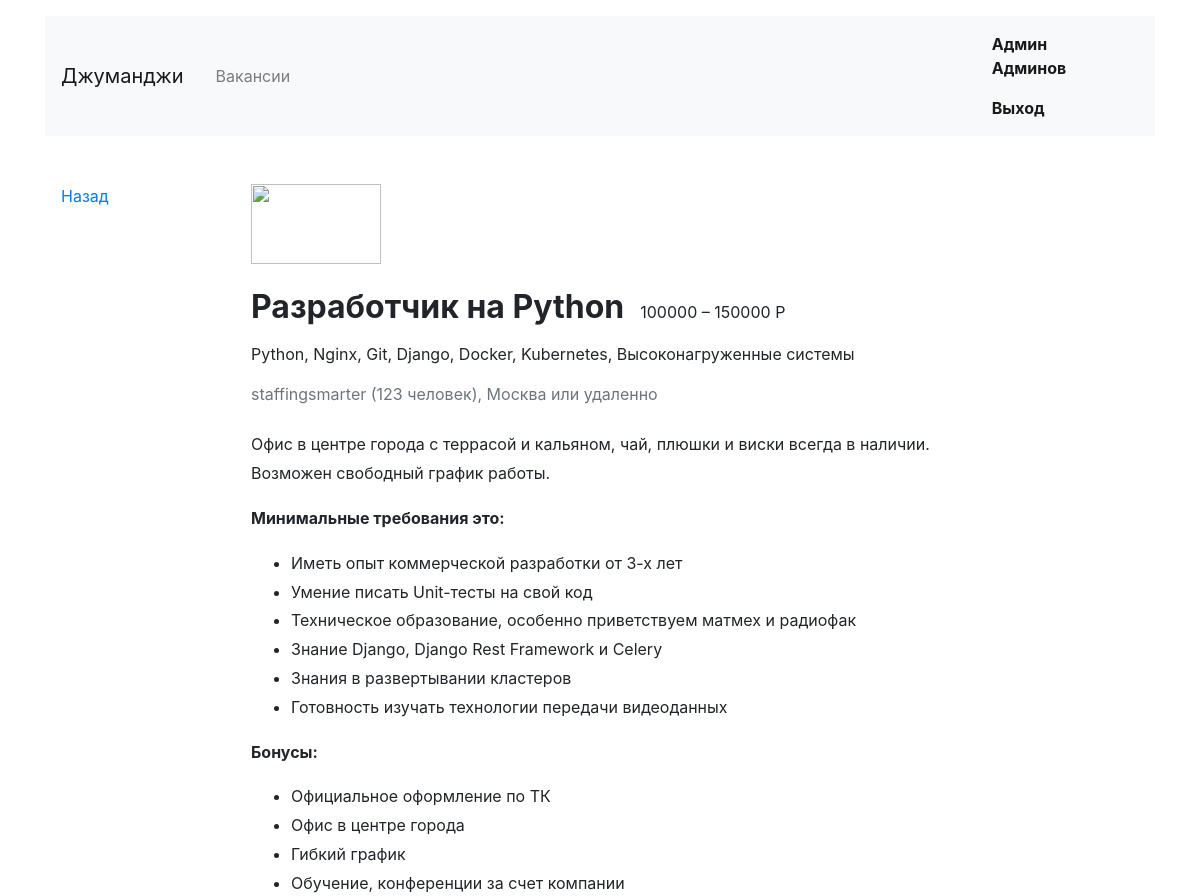
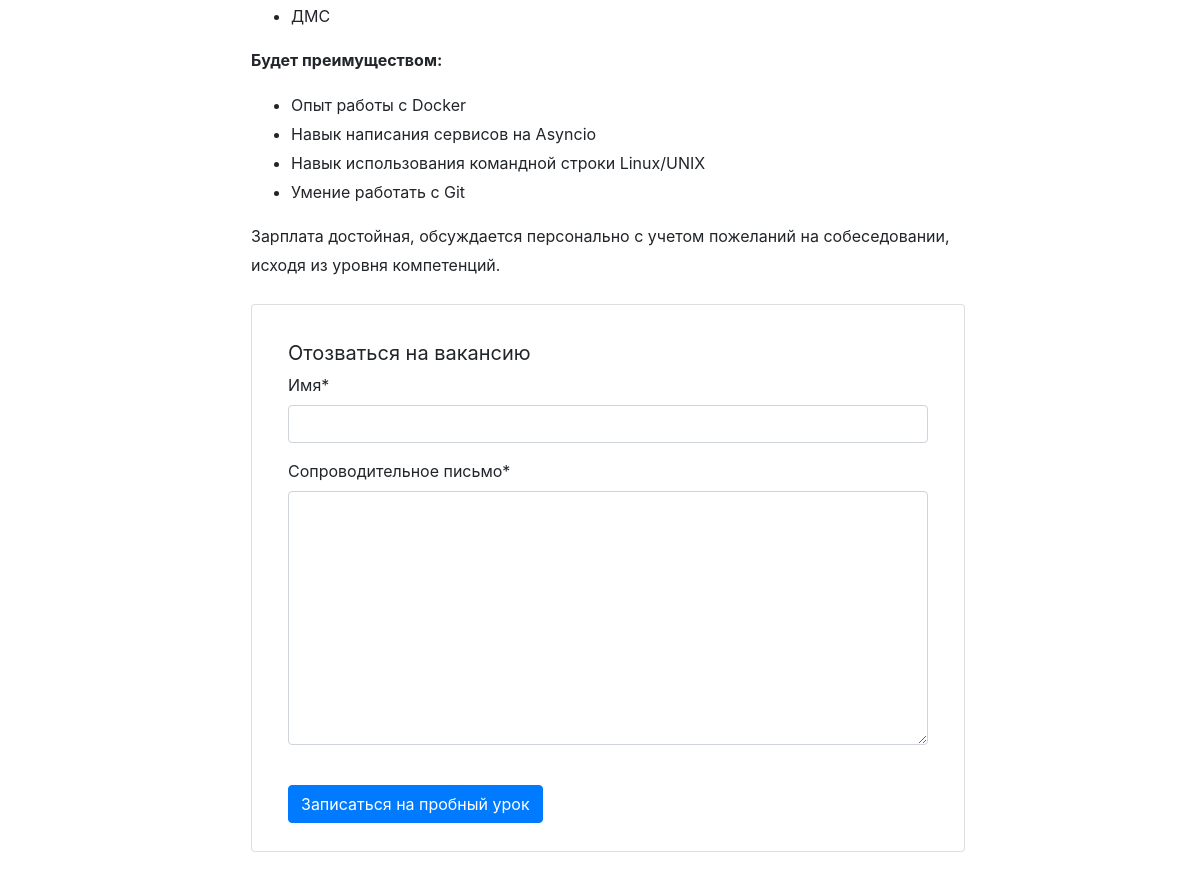
Screenshot of /vacancies/1/ (signed in) with the database file from the repository (2 pictures, top to bottom).
### vacancies/models.py (models this page shows, shortened)
class Vacancy(models.Model):
    title = models.CharField(max_length=50, verbose_name='Название вакансии')
    specialty = models.ForeignKey('Specialty', related_name="vacancies", on_delete=models.CASCADE,
                                  verbose_name='Специализация')
    company = models.ForeignKey('Company', related_name="vacancies", on_delete=models.CASCADE)
    skills = models.CharField(max_length=200, verbose_name='Требуемые навыки')
    description = models.TextField(verbose_name='Описание вакансии')
    salary_min = models.IntegerField(verbose_name='Зарплата от')
    salary_max = models.IntegerField(verbose_name='Зарплата до')
    published_at = models.DateField(default=timezone.now)

class Company(models.Model):
    name = models.CharField(max_length=50, verbose_name='Название компании')
    location = models.CharField(max_length=50, verbose_name='География')
    logo = models.ImageField(
        upload_to=MEDIA_COMPANY_IMAGE_DIR,
        verbose_name='Логотип', blank=True, default='company_images/default.png',
        )
    description = models.CharField(max_length=100, verbose_name='Информация о компании')
    employee_count = models.IntegerField(verbose_name='Количество человек в компании')
    owner = models.OneToOneField(User, on_delete=models.PROTECT, related_name='owner_of_company')

### vacancies/views.py (the view, shortened to what this page needs)
# urls.py: path('vacancies/<int:vacancy>/', views.ThisVacancyView.as_view(), name='vacancy'),
class ThisVacancyView(LoginRequiredMixin, View):
    login_url = 'login_user'
    def get(self, request, vacancy):
        this_vacancy = get_object_or_404(Vacancy, id=vacancy)
        return render(request, 'vacancies/vacancy.html', {'this_vacancy': this_vacancy, 'form': ApplicationForm})

### vacancies/templates/vacancies/vacancy.html (shortened to what this page needs)
{% extends 'vacancies/base.html' %}
{% load crispy_forms_filters %}
{% load crispy_forms_tags %}
{% block content %}
  <main class="container mt-3 pb-5">
    <div class="row mt-5">
      <div class="col-12 col-lg-2">
        <div class="pl-3 mb-5">
          <p><a href="{% url 'home' %}">Назад</a></p>
        </div>
      </div>
      <div class="col-12 col-lg-8">
        <section class="pl-3">
          <a href="#"><img src="https://place-hold.it/130x80" width="130" height="80" alt=""></a>
          <div class="d-flex align-items-baseline align-content-baseline">
            <h1 class="h2 mt-4 font-weight-bold" >{{ this_vacancy.title }}</h1>
            <p class="m-0 pl-3">{{ this_vacancy.salary_min }} – {{ this_vacancy.salary_max }} Р</p>
          </div>
          <p class="mt-2">{{ this_vacancy.skills }}</p>
          <p class="text-muted mb-4">{{ this_vacancy.company.name }} ({{ this_vacancy.company.employee_count }} человек), {{ this_vacancy.company.location }} или удаленно</p>
          <div style="line-height: 1.8;">
            {{ this_vacancy.description|safe }}
          </div>
          <form action="" method="post" class="card mt-4 mb-3" enctype="multipart/form-data">
            <div class="card-body mx-3">
              <p class="h5 mt-3 font-weight-normal">Отозваться на вакансию</p>
                {{ form|crispy }}
              <input type="submit" class="btn btn-primary mt-4 mb-2" value="Записаться на пробный урок">
            </div>
          </form>
        </section>
      </div>
    </div>
  </main>
{% endblock %}

### vacancies/templates/vacancies/base.html (shortened to what this page needs)
<!DOCTYPE html>
<html lang="ru">
<head>
  <link rel="stylesheet" href="https://stackpath.bootstrapcdn.com/bootstrap/4.3.1/css/bootstrap.min.css">
</head>
<body>
  <header class="container mt-3">
    <nav class="navbar navbar-expand-lg navbar-light bg-light">
      <a class="navbar-brand mr-4 " href="{% url 'home' %}">Джуманджи</a>
      <div class="collapse navbar-collapse justify-content-between" id="navbarNav">
        <ul class="navbar-nav col-10">
          <li class="nav-item">
            <a class="nav-link" href="{% url 'list_all_vacancies' %}">Вакансии</a>
          </li>
        </ul>
        <ul class="navbar-nav col-2 justify-content-end">
          <li class="nav-item active">
              {% if request.user.is_authenticated == True %}
              <a href="{% url 'edit_company' %}" class="nav-link font-weight-bold">{{ request.user.get_full_name }}</a>
              <a href="{% url 'logout_user' %}" class="nav-link font-weight-bold">Выход</a>
              {% else %}
            <a href="{% url 'login_user' %}" class="nav-link font-weight-bold">Вход</a>
              {% endif %}
          </li>
        </ul>
      </div>
    </nav>
  </header>
{% block content %}
{% endblock %}
</body>
</html>

### rows the page displays
Vacancy: title "Разработчик на Python", salary_min "100000", salary_max "150000", skills "Python, Nginx, Git, Django, Docker, Kubernetes, Высоконагруженные системы", company.name "staffingsmarter", company.employee_count "123", company.location "Москва", description "Офис в центре города с террасой и кальяном, чай, плюшки и виски всегда в наличии. Возможен свободный график работы. Минимальные требования это: Иметь опыт коммерческой разработки от 3-х лет Умение писать Unit-тесты на свой код Техническое образование, особенно приветствуем матмех и радиофак Знание Django, Django Rest Framework и Celery Знания в развертывании кластеров Готовность изучать технологии передачи видеоданных Бонусы: Официальное оформление по ТК Офис в центре города Гибкий график Обучение, конференции за счет компании ДМС Будет преимуществом: Опыт работы с Docker Навык написания сервисов на Asyncio Навык использования командной строки Linux/UNIX Умение работать с Git Зарплата…"

### other values shown
{{ request.user.get_full_name }} "Админ Админов"
